Frame 1 (no input): blank canvas, image omitted
Frame 60 (the mouse pressed at the canvas centre just before this capture): blank canvas, image omitted
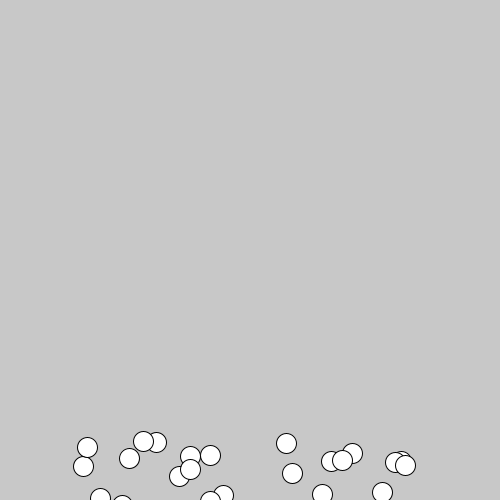
Frame 120 (the mouse held since frame 60 and released just before this capture)

The Processing sketch whose frames 1 and 60 were blank and that drew this single picture after the mouse press (run headless with seeded random() and noise(); from frame 60 on, the mouse is pressed at the canvas centre):

// Processing sketch: sketch_201115a
// ── sketch_201115a.pde
//Code build on an example given in class 

public int iCLICK;
//arraylist
ArrayList<Circle> circles = new ArrayList<Circle>();

void setup() {
  size(500, 500);
}

//creates displayed "items" before they are displayed
void mousePressed(){
  for(int i = 0; i < 100; i++){
    circles.add(new Circle(mouseX, mouseY));   
  }
  
//checks what icon it should display the item as
  if(iCLICK >= 3){
      iCLICK = 0;
    }
      iCLICK = iCLICK + 1;  
}

void draw() {
  background(200);
  //runs the .move and .display function for all "items"
  for (int i = circles.size()-1; i >= 0; i--) {
    circles.get(i).move();
    circles.get(i).display();
  //remove (i) "item" from list if it is of screen   
    if(circles.get(i).isOffScreen()){
      circles.remove(i);
    }
  }
}

// ── class_1.pde
class Circle {

  float x;
  float y;
  float xSpeed = random(-3, 3);
  float ySpeed = random(-3, 3);
  
  Circle(float x, float y){
    this.x = x;
    this.y = y;
  }

  
  void move() {
   //gravity
    ySpeed = ySpeed + 0.2;
   //speed
    x += xSpeed;
    y += ySpeed;
  }

  void display() {
   //Checks to see if what icon it should display 
    if(iCLICK == 1) {
    ellipse(x, y, 20, 20);
    }
    else if(iCLICK == 2) {
    rect(x, y, 20, 20);
    }
    else if(iCLICK == 3) {
    triangle(x, y, x + 20, y + 20, x -20, y + 20);
    }
  }
  
  boolean isOffScreen(){
    return x < 0 || x > width || y < 0 || y > height;
  }
}
